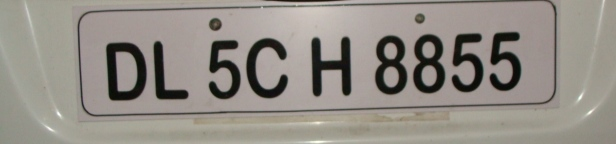
%> input picture ca2/q2,3,4/EnglishPelakSample/image1.jpg, 616 x 144 px
$ octave --eval "result = process_image(imread('EnglishPelakSample/image1.jpg'));"   (GNU Octave 9; MATLAB toolbox functions it lacks are replaced by stand-ins)
%> lines starting %> are read from the running program, lines starting %| are printed output that depends on the picture; in (x1, y1, x2, y2) boxes, pixels count from 0 and x2, y2 are one past the last pixel; in counts of white or black regions, pixels touching at a corner belong together; the program's own positions count from 1
function [a, b] = process_image(picture)

    figure;
    subplot(1,2,1);
    imshow(picture);
    picture = imresize(picture, [300 500]);
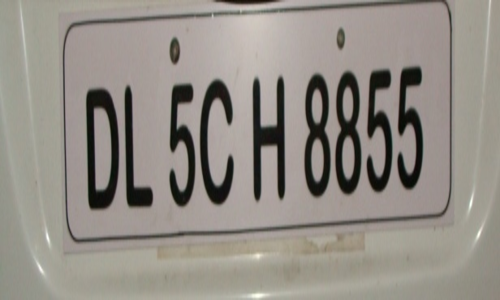
%> picture: size 300x500x3 uint8; mean R, G, B 146.4, 141, 133.6
    subplot(1,2,2);
    imshow(picture);

    picture = rgb2gray(picture);
%> picture: size 300x500 uint8
    figure;
    subplot(1,2,1);
    imshow(picture);

    threshold = graythresh(picture);
%> threshold = 0.38
    picture = imbinarize(picture, threshold);
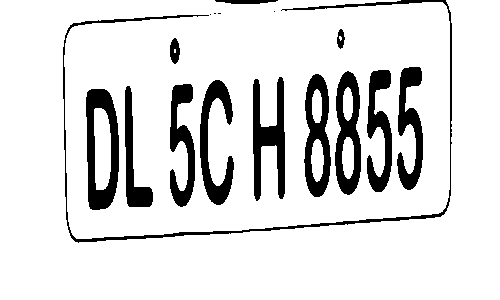
%> picture: size 300x500 logical; 87.3% white; 17 black regions (4 under 20 px), largest, box (x1, y1, x2, y2) and area: (63, 0, 452, 243) 2537, (86, 89, 119, 210) 2242, (253, 77, 285, 201) 2037
    subplot(1,2,2);
    imshow(picture);

    [height, width, ~] = size(picture);
%> height = 300; width = 500
    left_fifth = picture(:, floor(1 * width / 5) + 1:end, :);
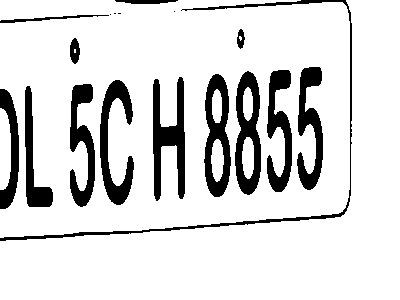
%> left_fifth: size 300x400 logical; 85.4% white; 18 black regions (4 under 20 px), largest, box (x1, y1, x2, y2) and area: (153, 77, 185, 201) 2037, (235, 71, 261, 195) 1878, (204, 74, 231, 197) 1856
    picture = left_fifth;

    [height, width, ~] = size(picture);
%> width = 400
    right_fifth = picture(:, 1:floor(21 * width / 25) + 1, :);
    picture = right_fifth;

    figure;
    imshow(picture);

    figure;
    picture = bwareaopen(picture, 400);
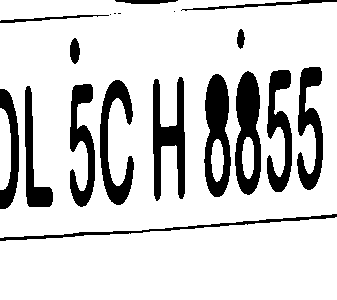
%> picture: size 300x337 logical; 82.5% white; 19 black regions (4 under 20 px), largest, box (x1, y1, x2, y2) and area: (235, 71, 261, 195) 2156, (204, 74, 231, 197) 2142, (153, 77, 185, 201) 2037
    subplot(1,3,1);
    imshow(picture);
    background = bwareaopen(picture, 5000);
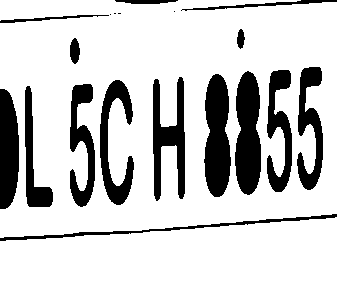
%> background: size 300x337 logical; 80.9% white; 19 black regions (4 under 20 px), largest, box (x1, y1, x2, y2) and area: (235, 71, 261, 195) 2571, (204, 74, 231, 197) 2567, (153, 77, 185, 201) 2037
    subplot(1,3,2);
    imshow(background);
    picture2 = picture - background;
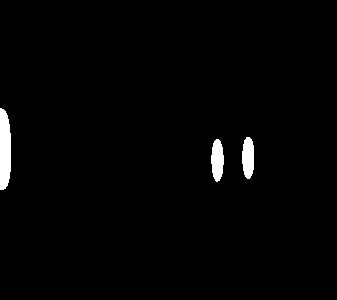
%> picture2: size 300x337 double; values 0 (black) and 1 (white), 1.6% white; 3 white regions
    subplot(1,3,3);
    imshow(picture2);

    figure;
    imshow(picture2);
    [L, Ne] = bwlabel(picture2);
%> L: size 300x337 double; 4 distinct labels, from 0 to 3
%> Ne = 3
    propied = regionprops(L, 'BoundingBox');
%> propied = 3 regions; box (x1, y1, x2, y2): (0, 108, 11, 190), (211, 139, 224, 182), (242, 137, 254, 179)
    hold on;
    for n = 1:size(propied, 1)
        rectangle('Position', propied(n).BoundingBox, 'EdgeColor', 'g', 'LineWidth', 2);
    end
%> this loop made 3 passes
    hold off;

    goodObj = [];
    for obj = 1:size(propied, 1)
        wPerH = propied(obj).BoundingBox(3) / propied(obj).BoundingBox(4);
        if 4 <= wPerH && wPerH <= 7
            goodObj = [goodObj propied(obj)];
        end
    end
%> this loop made 3 passes
%> wPerH on passes 1 to 3: 0.134, 0.302, 0.286

    a_vals = [];
    b_vals = [];
    for i = 1:size(goodObj, 2)
        x = goodObj(i).BoundingBox(1);
        y = goodObj(i).BoundingBox(2);
        w = goodObj(i).BoundingBox(3);
        h = goodObj(i).BoundingBox(4);

        theImage = picture2(y:y + h - 1, x:x + w - 1, :);
        a = (y + (y + h - 1)) / 2;
        b = (x + (x + w - 1)) / 2;
        hold on;
        plot(b, a, 'r.', 'MarkerSize', 20);
    end
%> this loop made 0 passes
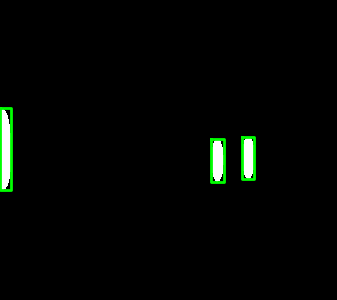
%> figure redrawn from the program's plot data
end

v = '~/code/signals_and_systems/ca2/v.mp4';
trafficVid = VideoReader(v);

% فریم 1
im1 = read(trafficVid, 1);
[a_vals1, b_vals1] = process_image(im1);

% فریم 20
im20 = read(trafficVid, 20);
[a_vals20, b_vals20] = process_image(im20);

% ذخیره مقادیر a و b
a_b_frame1 = [a_vals1, b_vals1];
a_b_frame20 = [a_vals20, b_vals20];

% نمایش نتایج
disp('a, b for frame 1:');
disp(a_b_frame1);
disp('a, b for frame 20:');
disp(a_b_frame20);
%> (the run ends here)

$ run again, on ca2/q2,3,4/EnglishPelakSample/image2.jpg
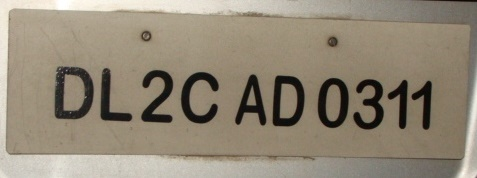
%> input picture ca2/q2,3,4/EnglishPelakSample/image2.jpg, 477 x 178 px
%> threshold = 0.353
%> in process_image, `picture = imbinarize(picture, threshold);`:
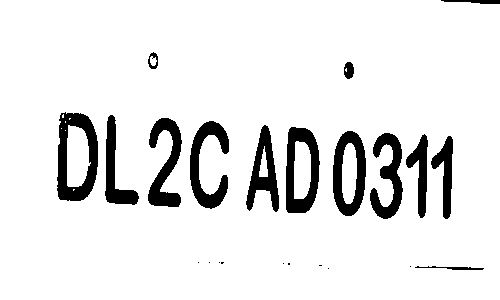
%> picture: size 300x500 logical; 90.6% white; 23 black regions (9 under 20 px), largest, box (x1, y1, x2, y2) and area: (57, 112, 98, 201) 1929, (286, 127, 320, 213) 1640, (333, 131, 366, 216) 1539
%> left_fifth: size 300x400 logical; 89.9% white; 22 black regions (9 under 20 px), largest, box (x1, y1, x2, y2) and area: (186, 127, 220, 213) 1640, (233, 131, 266, 216) 1539, (90, 121, 129, 209) 1526
%> background: size 300x337 logical; 87.2% white; 21 black regions (9 under 20 px), largest, box (x1, y1, x2, y2) and area: (186, 127, 220, 213) 2515, (233, 131, 266, 216) 2302, (90, 121, 129, 209) 1526
%> picture2: size 300x337 double; values 0 (black) and 1 (white), 1.6% white; 2 white regions
%> L: size 300x337 double; 3 distinct labels, from 0 to 2
%> Ne = 2
%> propied = 2 regions; box (x1, y1, x2, y2): (194, 141, 211, 199), (242, 143, 257, 204)
%> the loop in process_image, `for n = 1:size(propied, 1)` made 2 passes
%> the loop in process_image, `for obj = 1:size(propied, 1)` made 2 passes
%> wPerH on passes 1 to 2: 0.293, 0.246
%> after the loop in process_image, `for i = 1:size(goodObj, 2)`:
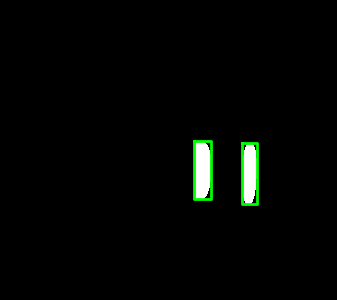
%> figure redrawn from the program's plot data
